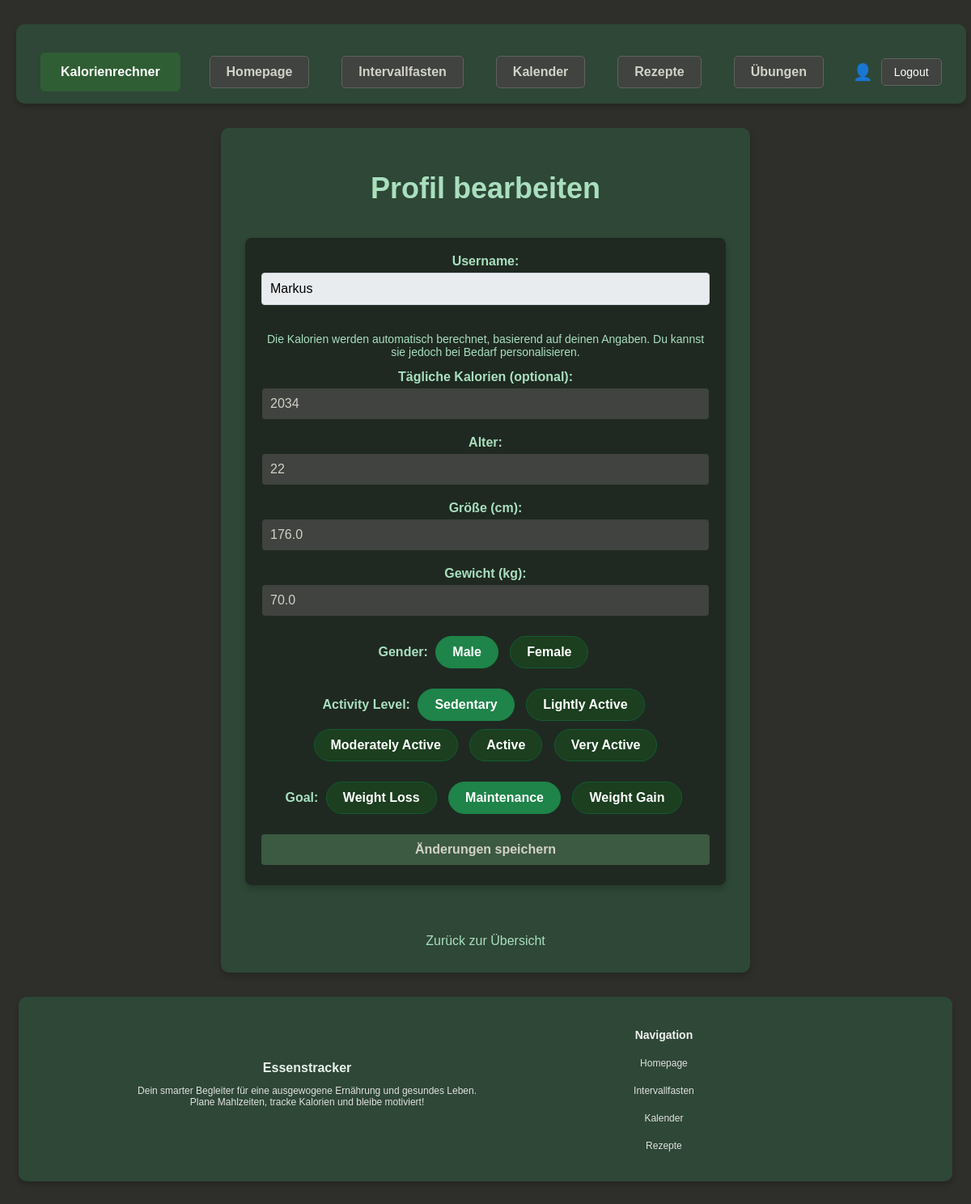
The page /trackerapp/edit-profile/ (signed in) on the database its author committed.
### trackerapp/models.py (models this page shows, shortened)
class UserProfile(models.Model):
    user = models.OneToOneField(User, on_delete=models.CASCADE)
    GENDER_CHOICES = [
        ('M', 'Male'),
        ('F', 'Female'),
    ]
    ACTIVITY_CHOICES = [
        ('sedentary', 'Sedentary'),
        ('light', 'Lightly Active'),
        ('moderate', 'Moderately Active'),
        ('active', 'Active'),
        ('very_active', 'Very Active'),
    ]
    GOAL_CHOICES = [
        ('weight_loss', 'Weight Loss'),
        ('maintenance', 'Maintenance'),
        ('weight_gain', 'Weight Gain'),
    ]
    age = models.PositiveIntegerField(default=25)
    gender = models.CharField(max_length=1, choices=GENDER_CHOICES, default='M')
    height = models.FloatField(default=170.0, help_text="Height in cm")
    weight = models.FloatField(default=70.0, help_text="Weight in kg")
    activity = models.CharField(max_length=20, choices=ACTIVITY_CHOICES, default='sedentary')
    goal = models.CharField(max_length=20, choices=GOAL_CHOICES, default='maintenance')
    daily_calories = models.PositiveIntegerField(default=2000)
    daily_carbohydrates = models.PositiveIntegerField(default=250, help_text="Daily Carbohydrates in grams")
    daily_proteins = models.PositiveIntegerField(default=75, help_text="Daily Proteins in grams")
    daily_fats = models.PositiveIntegerField(default=70, help_text="Daily Fats in grams")

### trackerapp/views.py (the view)
# urls.py: path('trackerapp/edit-profile/', trackerapp_views.edit_profile, name='edit_profile'),
@login_required
def edit_profile(request):
    try:
        user_profile = UserProfile.objects.get(user=request.user)
        if request.method == 'POST':
            form = UserProfileForm(request.POST, instance=user_profile)
            if form.is_valid():
                form.save()
                daily_calories = user_profile.daily_calories
                carbohydrates = user_profile.daily_carbohydrates
                protein = user_profile.daily_proteins
                fat = user_profile.daily_fats
                daily_food_entry = DailyFood.objects.filter(user=request.user, day=now().date()).first()
                if not daily_food_entry:
                    DailyFood.objects.create(
                        user=request.user,
                        day=now().date(),
                        daily_calorie_target=daily_calories,
                        carbohydrates=carbohydrates,
                        protein=protein,
                        fat=fat,
                        calories_eaten=0,
                        fat_eaten=0,
                        carbohydrates_eaten=0,
                        protein_eaten=0,
                        calories_burned=0,
                        calorie_result=0,
                    )
                else:
                    daily_food_entry.daily_calorie_target = daily_calories
                    daily_food_entry.carbohydrates = carbohydrates
                    daily_food_entry.protein = protein
                    daily_food_entry.fat = fat
                    daily_food_entry.save()
                messages.success(request, 'Profil erfolgreich aktualisiert und DailyFood-Werte gespeichert!')
                return redirect('trackerapp')
        else:
            form = UserProfileForm(instance=user_profile)
    except UserProfile.DoesNotExist:
        form = UserProfileForm()
    return render(request, 'edit_profile.html', {'form': form})

### trackerapp/forms.py
class UserProfileForm(forms.ModelForm):
    class Meta:
        model = UserProfile
        fields = ['age', 'gender', 'height', 'weight', 'activity', 'goal', 'daily_calories']
        widgets = {
            'gender': forms.RadioSelect,
            'activity': forms.RadioSelect,
            'goal': forms.RadioSelect,
        }
        labels = {
            'age': 'Alter',
            'gender': 'Geschlecht',
            'height': 'Größe (cm)',
            'weight': 'Gewicht (kg)',
            'activity': 'Aktivitätslevel',
            'goal': 'Ziel',
            'daily_calories': 'Tägliche Kalorien (optional)',
        }
    def __init__(self, *args, **kwargs):
        super().__init__(*args, **kwargs)
        self.fields['gender'].choices = [
            (choice[0], choice[1]) for choice in self.fields['gender'].choices if choice[0] != ''
        ]
        self.fields['activity'].choices = [
            (choice[0], choice[1]) for choice in self.fields['activity'].choices if choice[0] != ''
        ]
        self.fields['goal'].choices = [
            (choice[0], choice[1]) for choice in self.fields['goal'].choices if choice[0] != ''
        ]

### trackerapp/templates/edit_profile.html (shortened to what this page needs)
{% extends 'base.html' %}
{% block content %}
<div class="container">
    <h1>Profil bearbeiten</h1>
    <form method="POST">
        <div>
            <label for="username">Username:</label>
            <input type="text" id="username" name="username" value="{{ form.username.initial|default:user.username }}" class="readonly" readonly>
        </div>
        <div>
            <p style="font-size: 14px; color: #A9DFBF;">
                Die Kalorien werden automatisch berechnet, basierend auf deinen Angaben. Du kannst sie jedoch bei Bedarf personalisieren.
            </p>
            {{ form.daily_calories.label_tag }}
            {{ form.daily_calories }}
        </div>
        <div>
            {{ form.age.label_tag }}
            {{ form.age }}
        </div>
        <div>
            {{ form.height.label_tag }}
            {{ form.height }}
        </div>
        <div>
            {{ form.weight.label_tag }}
            {{ form.weight }}
        </div>
        <div class="chip-group">
            <label>Gender:</label>
            {% for choice in form.gender.field.choices %}
                <label for="gender_{{ forloop.counter }}" class="chip">{{ choice.1 }}</label>
            {% endfor %}
        </div>
        <div class="chip-group">
            <label>Activity Level:</label>
            {% for choice in form.activity.field.choices %}
                <label for="activity_{{ forloop.counter }}" class="chip">{{ choice.1 }}</label>
            {% endfor %}
        </div>
        <div class="chip-group">
            <label>Goal:</label>
            {% for choice in form.goal.field.choices %}
                <label for="goal_{{ forloop.counter }}" class="chip">{{ choice.1 }}</label>
            {% endfor %}
        </div>
        <button type="submit">Änderungen speichern</button>
    </form>
    <a href="{% url 'trackerapp' %}">Zurück zur Übersicht</a>
</div>
{% endblock %}

### trackerapp/templates/base.html (style rules this page uses)
body { font-family: Arial, sans-serif; background-color: #2e2f2b; color: #d1d1c7; margin: 0; padding: 20px; justify-content: center; align-items: center; }
form { margin-bottom: 20px; background-color: #1f2921; padding: 20px; border-radius: 8px; text-align: center; box-shadow: 0 4px 8px rgba(0, 0, 0, 0.2); }
form input, form button, form select { padding: 10px; margin: 5px 0; border: none; border-radius: 4px; }
form input , form select { width: calc(100% - 22px); background-color: #40433f; color: #d1d1c7; }
form button { background-color: #3c5941; color: #d1d1c7; cursor: pointer; }

### trackerapp/templates/edit_profile.html (style rules this page uses)
body { font-family: Arial, sans-serif; background-color: #2e2f2b; color: #d1d1c7; margin: 0; display: flex; flex-direction: column; justify-content: center; align-items: center; text-align: center; }
.container { background-color: #2e4736; color: white; border-radius: 10px; box-shadow: 0 4px 8px rgba(0, 0, 0, 0.2); padding: 30px; width: 600px; max-width: 90%; display: flex; flex-direction: column; gap: 20px; margin: 20px auto; }
h1 { font-size: 36px; color: #A9DFBF; margin-bottom: 20px; }
form { display: flex; flex-direction: column; gap: 15px; }
label { font-weight: bold; color: #A9DFBF; }
input, select, button { font-size: 16px; padding: 10px; border: none; border-radius: 5px; width: 100%; }
input, select { background-color: #D5D8DC; color: #2F4F4F; }
button { background-color: #145A32; color: white; cursor: pointer; font-weight: bold; }
.chip-group label.chip { display: inline-block; padding: 10px 20px; margin: 5px; border: 1px solid #145A32; border-radius: 20px; background-color: #1b3f1f; color: white; cursor: pointer; transition: background-color 0.3s, color 0.3s; }
.chip-group input[type="radio"]:checked + label.chip { background-color: #1E8449; border-color: #1E8449; }
a { color: #A9DFBF; text-decoration: none; margin-top: 20px; display: block; text-align: center; }
.readonly { background-color: #e9ecef; color: #000000; border: 1px solid #ced4da; cursor: not-allowed; }

### rows shown on the page
UserProfile: daily_calories "2034", age "22", height "176.0", weight "70.0"

### other values the page prints
{{ choice.1 }} "Male" "Female"
{{ choice.1 }} "Sedentary" "Lightly Active" "Moderately Active" "Active" "Very Active"
{{ choice.1 }} "Weight Loss" "Maintenance" "Weight Gain"
